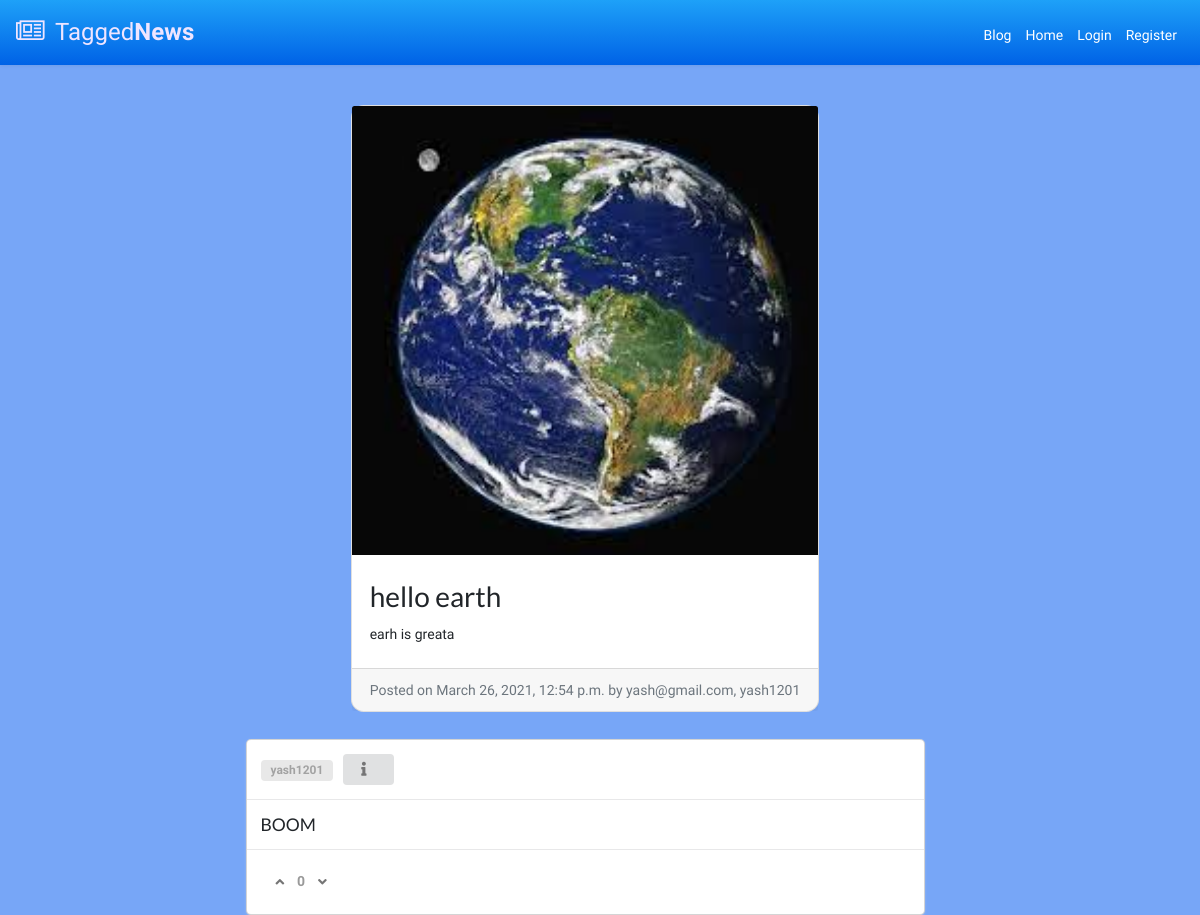
/blog1/yash1201-hello-earth/ (upper part), run on an earlier commit of the app's database.
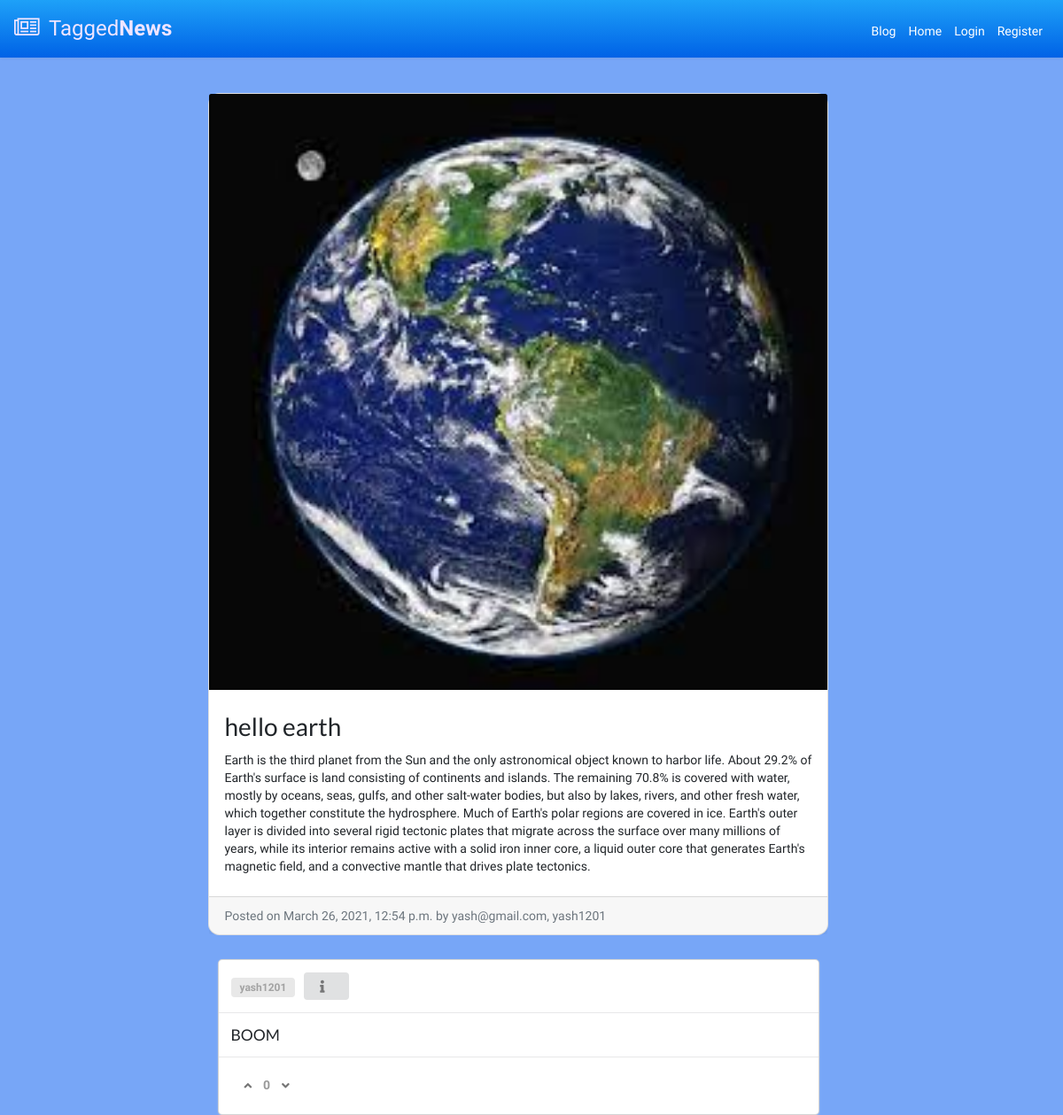
And on a later commit of the database.
### blog/models.py (models this page shows, shortened)
class BlogPost(models.Model):
    title               = models.CharField(max_length=50, null=False, blank=False)
    body                = models.TextField(max_length=5000, null=False, blank=False)
    image               = models.ImageField(upload_to=upload_location, null=False, blank=True, default=None)
    date_published      = models.DateTimeField(auto_now_add=True, verbose_name="date_publishd")
    date_updated        = models.DateTimeField(auto_now=True, verbose_name="date_updated")
    author              = models.ForeignKey(settings.AUTH_USER_MODEL, on_delete=models.CASCADE)
    slug                = models.SlugField(blank=True, unique=True)
    upvote              = models.IntegerField(default=0)
    downvote            = models.IntegerField(default=0)
    form_url            = models.URLField(max_length=250, blank=True)

### account/models.py (models this page shows, shortened)
class Account(AbstractBaseUser, PermissionsMixin):
    email                       = models.EmailField(verbose_name="email", max_length=60, unique=True)
    username                    = models.CharField(max_length=30, unique=True)
    avatar                      = models.ImageField(upload_to=upload_location,default='avatar/default.png', blank=False)
    date_joined                 = models.DateTimeField(verbose_name='date joined', auto_now_add=True)
    last_login                  = models.DateTimeField(verbose_name='last login', auto_now=True)
    is_admin                    = models.BooleanField(default=False)
    is_active                   = models.BooleanField(default=True)
    is_staff                    = models.BooleanField(default=False)
    is_superuser                = models.BooleanField(default=False)
    USERNAME_FIELD = 'email'
    REQUIRED_FIELDS = ['username',]
    objects = MyAccountManager()
    def __str__(self):
        return self.email + ", " + self.username

### blog/views.py (the view, shortened to what this page needs)
# urls.py: path('<slug>/',detail_blog_view, name='detail'),
def detail_blog_view(request, slug):
	context = {}
	blog_post = get_object_or_404(blog, slug=slug)
	context['visible'] = True
	user = request.user
	if not user.is_authenticated:
		context['visible'] = False
	context['user'] = user.username
	form = CreateCommentForm(request.POST or None, request.FILES or None)
	if form.is_valid():
		obj = form.save(commit=False)
		obj.blog = blog_post
		obj.author = user
		obj.save()
		form = CreateCommentForm()
	context['form'] = form
	comments = Comment.objects.filter(blog=blog_post).order_by('-date_updated')
	context['blog_post'] = blog_post
	context['comments'] = []
	if not request.user.is_authenticated:
		for comment in comments:
			obj = {}
			obj['comment'] = comment
			obj['liked'] = False
			obj['type'] = False
			context['comments'].append(obj)
	return render(request, 'blog/detail_blog.html', context)

### blog/models.py (called while the page is built)
    def count_vote(self):
        return self.upvote-self.downvote

### blog/templates/blog/detail_blog.html (shortened to what this page needs)
{% extends 'base.html' %}
{% block content %}
<body>
<div class="container">
	<div class="ui grid">
		<div class="row ">
			<div class="card m-auto">
				{% if blog_post.image %}
				<img class="card-img-top" src="{{blog_post.image.url}}">
				{% endif %}
				<div class="card-body mt-2 mb-2">
				<h2 class="card-title">{{blog_post.title}}</h2>
				<p class="card-text">{{blog_post.body}}</p>
				</div>
				<div class="card-footer text-muted">
				Posted on {{blog_post.date_published}} by {{blog_post.author}}
				</div>
			</div>
		</div>
		{% for comm in comments %}
		<div class="row">
			<div class=" m-auto ten wide column">
				<div class="ui fluid card ">
					<div class="content" >
						<a class="item">
							<div class="ui horizontal label">
								<a href="{% url 'profile' comm.comment.author.username %}">{{comm.comment.author.username}}</a>
							</div>
						</a>
						<button class="ui compact button" data-tooltip="{{comm.comment.date_published}}" data-position="right center">
							<i class="info icon"></i>
						</button>
					</div>
					<div class="content">
						<h5 class="card-title">{{comm.comment.body}}</h5>
					</div>
					<div class="content">
						<div class="all-buttons">
							<div class="ui buttons" id="vote">
								<form action="{% url 'blog:comment_like' pk=comm.comment.pk option='U' %}" method="POST">
									<div type="submit", name="comment_id", value="{{comm.comment_id}}">
										{% if not comm.liked %}
											<button class="ui icon button">
												<i class="angle up icon"></i>
											</button>
										{% elif comm.type %}
											<button class="ui icon button">
												<i class="angle double up icon"></i>
											</button>
										{% else %}
											<button class="ui icon button">
												<i class="angle up icon"></i>
											</button>
										{% endif %}
										</div>
								</form>
								<div class="ui buttons" id="vote">
									<div class="or" data-text={{comm.comment.count_vote}}></div>
								</div>
								<form action="{% url 'blog:comment_like' pk=comm.comment.pk option='D' %}" method="POST">
									<div type="submit", name="comment_id", value="{{comm.comment_id}}">
									{% if not comm.liked %}
										<button class="ui icon button">
											<i class="angle down icon"></i>
										</button>
									{% elif not comm.type %}
										<button class="ui icon button">
										<i class="angle double down icon"></i>
									</button>
									{% else %}
										<button class="ui icon button">
											<i class="angle down icon"></i>
										</button>
									{% endif %}
									</div>
								</form>
							</div>
						</div>
					</div>
				</div>
		</div>
		</div>
		{% endfor %}
	</div>
</div>
</body>
{% endblock content %}

What changed in the data, as far as the page shows it:
changed BlogPost "hello earth": body "earh is greata" → "Earth is the third planet from the Sun and the only astronomical object known to harbor life. About 29.2% of Earth's surface is land consisting of continents and islands. The remaining 70.8% is covered with water, mostly by oceans, seas, gulfs, and other salt-water bodies, but also by lakes, rivers, and other fresh water, which together constitute the hydrosphere. Much of Earth's polar regions are covered in ice. Earth's outer layer is divided into several rigid tectonic plates that migrate across the surface over many millions of years, while its interior remains active with a solid iron inner core, a liquid outer core that generates Earth's magnetic field, and a convective mantle that…"
